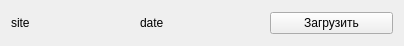
<?xml version="1.0" encoding="UTF-8"?>
<ui version="4.0">
 <class>RequestClass</class>
 <widget class="QWidget" name="RequestClass">
  <property name="geometry">
   <rect>
    <x>0</x>
    <y>0</y>
    <width>404</width>
    <height>46</height>
   </rect>
  </property>
  <property name="windowTitle">
   <string>Form</string>
  </property>
  <layout class="QHBoxLayout" name="horizontalLayout">
   <item>
    <widget class="QLabel" name="labelSite">
     <property name="text">
      <string>site</string>
     </property>
    </widget>
   </item>
   <item>
    <widget class="QLabel" name="labelDate">
     <property name="text">
      <string>date</string>
     </property>
    </widget>
   </item>
   <item>
    <widget class="QPushButton" name="getPushButton">
     <property name="text">
      <string>Загрузить</string>
     </property>
    </widget>
   </item>
  </layout>
 </widget>
 <resources/>
 <connections/>
</ui>
